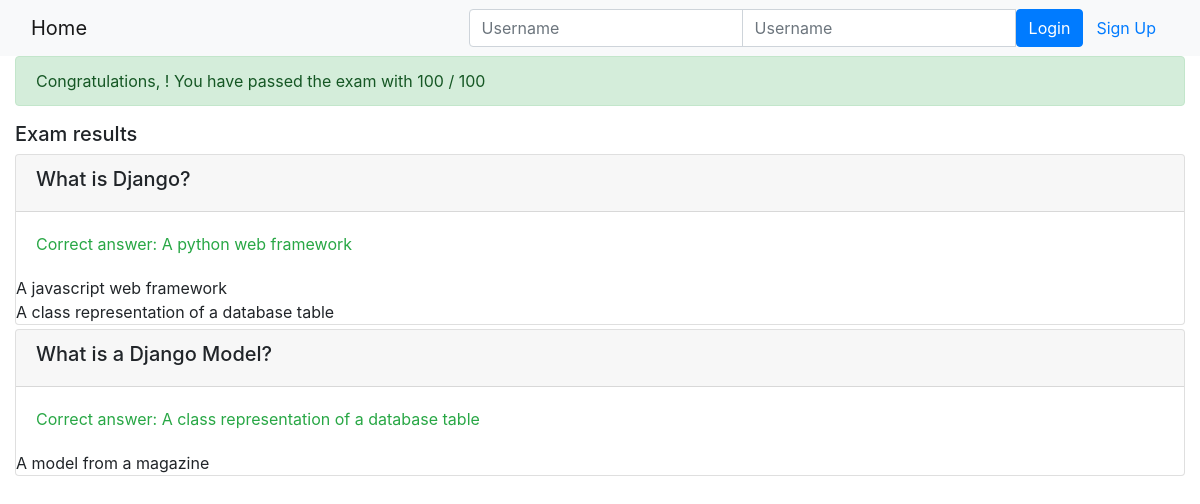
Page /onlinecourse/course/1/submission/1/result/ on the committed database.
### onlinecourse/models.py (models this page shows, shortened)
class Question(models.Model):
    course = models.ForeignKey(Course, on_delete=models.CASCADE)
    question_text = models.CharField(max_length=100, null=False)
    question_grade = models.FloatField()

class Choice(models.Model):
    question = models.ForeignKey(Question, on_delete=models.CASCADE)
    choice_text = models.CharField(max_length=100, null=False)
    is_correct = models.BooleanField()

### onlinecourse/views.py (the view)
# urls.py: path('course/<int:course_id>/submission/<int:submission_id>/result/', views.show_exam_result, name='show_exam_result')
def show_exam_result(request, course_id, submission_id):
    course = Course.objects.get(id=course_id)
    choices = Submission.objects.get(id=submission_id).choices.all()
    questions = Question.objects.filter(course=course_id)
    total_score = 0
    max_score = 0
    for choice in choices:
        max_score += choice.question.question_grade
        if choice.is_correct:
            total_score+= choice.question.question_grade
    total_score_percent = round(total_score / max_score * 100)
    context = {
        "course": course,
        "choices": choices,
        "grade": total_score_percent,
        "questions": questions,
    }
    return render(request, 'onlinecourse/exam_result_bootstrap.html', context)

### onlinecourse/templates/onlinecourse/exam_result_bootstrap.html (shortened to what this page needs)
<!DOCTYPE html>
<html lang="en">
<head>
    {% load static %}
    <link rel="stylesheet" href="https://maxcdn.bootstrapcdn.com/bootstrap/4.5.2/css/bootstrap.min.css">
</head>
<body>
 <nav class="navbar navbar-light bg-light">
    <div class="container-fluid">
        <div class="navbar-header">
              <a class="navbar-brand" href="{% url 'onlinecourse:index' %}">Home</a>
        </div>
        <ul class="nav navbar-nav navbar-right">
            {% if user.is_authenticated %}
            <li>
                <a class="btn btn-link" href="#">{{ user.first_name }}({{ user.username }})</a>
                <a class="btn btn-link" href="{% url 'onlinecourse:logout' %}">Logout</a>
            </li>
            {% else %}
            <li>
                <form class="form-inline" action="{% url 'onlinecourse:login' %}" method="post">
                    <div class="input-group">
                        <input type="text" class="form-control" placeholder="Username" name="username" >
                        <input type="password" class="form-control" placeholder="Username" name="psw" >
                        <button class="btn btn-primary" type="submit">Login</button>
                        <a class="btn btn-link" href="{% url 'onlinecourse:registration' %}">Sign Up</a>
                    </div>
                </form>
            </li>
            {% endif %}
        </ul>
    </div>
</nav>
<div class="container-fluid">
    {% if grade > 80 %}
    <div class="alert alert-success">
       Congratulations, {{ user.first_name}}! You have passed the exam with {{ grade }} / 100
    </div>
    {% else %}
    <div class="alert alert-danger">
       Failed Sorry, {{ user.first_name }} !You have failed the exam with score {{ grade }} / 100
    </div>
    <a class="btn btn-link text-danger" href="{% url 'onlinecourse:course_details' course.id %}">Re-test</a>
    {% endif %}
    <div class="card-columns-vertical mt-1">
    <h5 class="">Exam results</h5>
        {% for question in questions %}
        <div class="card-columns-vertical">
            <div class="card mt-1">
                <div class="card-header"><h5>{{ question.question_text }}</h5></div>
                {% for choice in question.choice_set.all %}
                    {% if choice in choices %}
                        {% if choice.is_correct %}
                            <div class="card-body text-success">Correct answer: {{ choice.choice_text }}</div>
                        {% else %}
                            <div class="card-body text-danger">Wrong answer: {{ choice.choice_text }}</div>
                        {% endif %}
                    {% else %}
                        {% if choice.is_correct %}
                            <span class="text-warning">
                                Not selected: {{ choice.choice_text }}
                            </span>
                        {% else %}
                            <span>{{ choice.choice_text }}</span>
                        {% endif %}
                    {% endif %}
                {% endfor %}
            </div>
        </div>
        {% endfor %}
    </div>
    </div>
</body>
</html>

### rows in the picture
Question: question_text "What is Django?"
Choice: choice_text "A python web framework"
Choice: choice_text "A javascript web framework"
Choice: choice_text "A class representation of a database table"
Question: question_text "What is a Django Model?"
Choice: choice_text "A class representation of a database table"
Choice: choice_text "A model from a magazine"

### other values in the picture
{{ grade }} "100"
